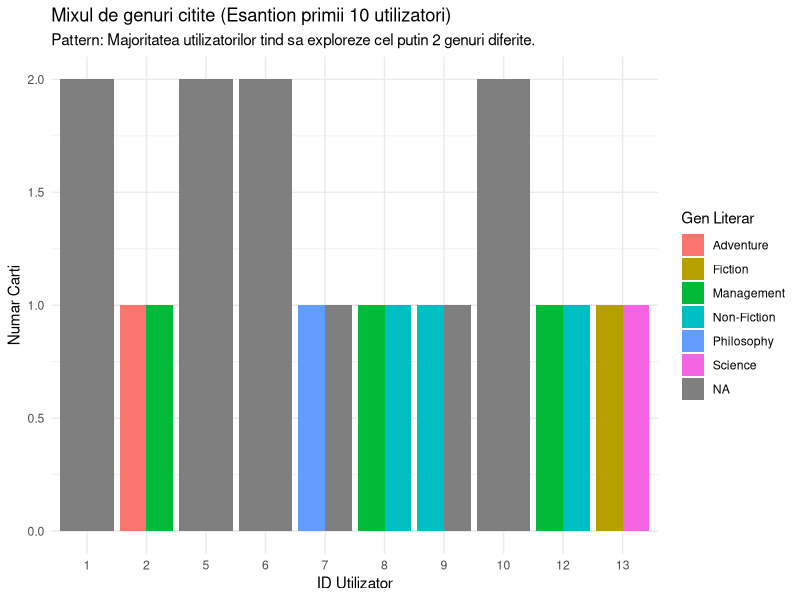
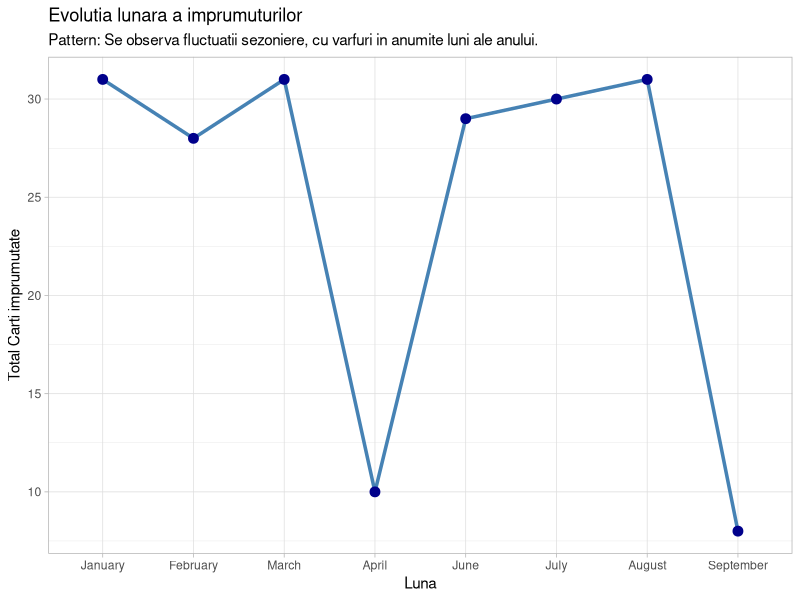
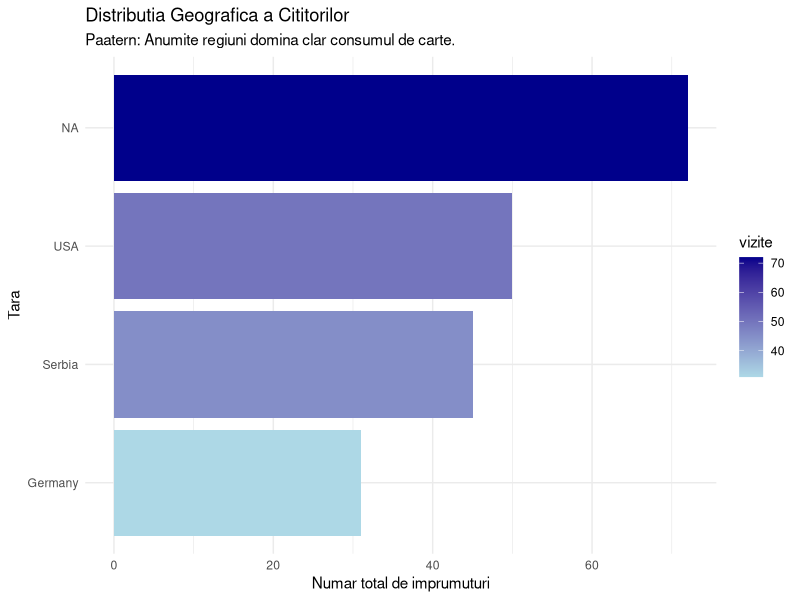
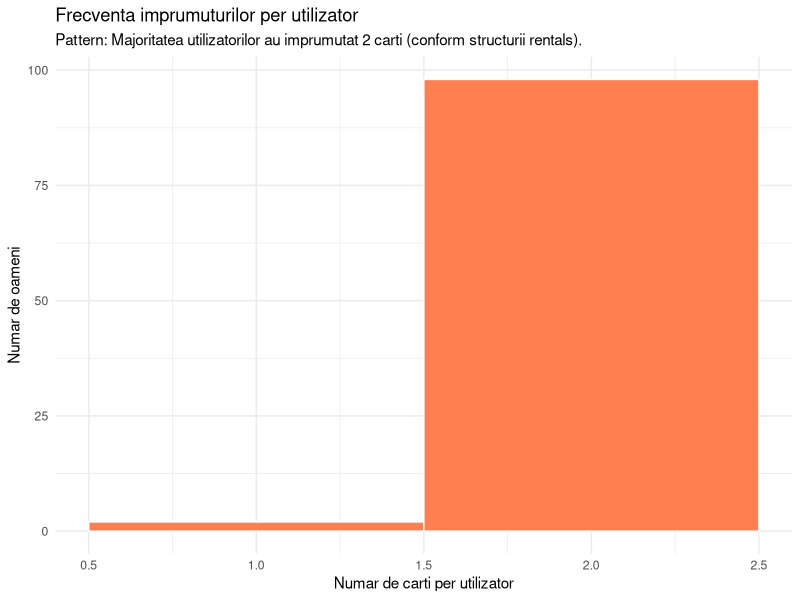
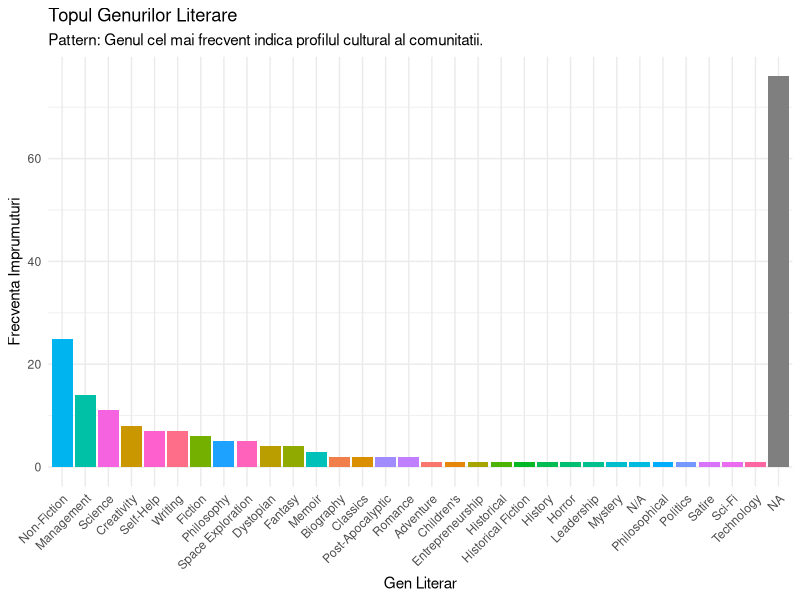
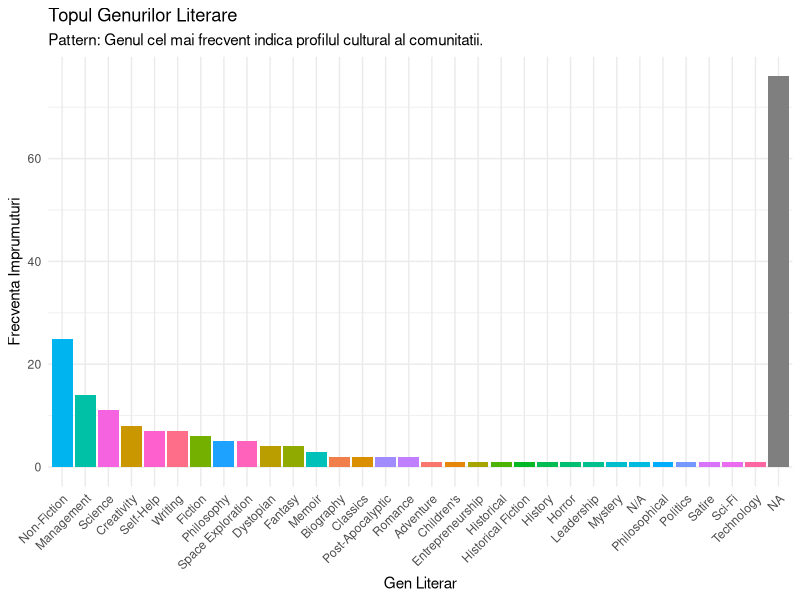

Write the R code that produced these figures, in order.
# Obiectiv: Transformarea datelor in mesaje vizuale de impact
# Date utilizate: 
# books_2.0.csv (informatii despre titluri, autori si genuri)
#   - users.csv (date demografice despre cititori si tara de origine)
#   - rentals.csv (istoricul imprumuturilor)
# Se urmareste identificarea trendurilor, preferintelor si a comportamentului utilizatorilor.
library(tidyverse)
library(lubridate)

# Setarea directorului
setwd("C:/Users/Georgi/Desktop/Teme/R for Data Science and Data Analytics/Mutascu_Georgiana_Task5")

# Incarcarea si explorarea datelor
books_df <- read_csv("books_2.0.csv")
glimpse(books_df)
summary(books_df)

users_df <- read_csv("users.csv")
glimpse(users_df)
summary(users_df)

rentals_df <- read_csv("rentals.csv")
glimpse(rentals_df)
summary(rentals_df)

# Pivotare si curatare (Deduplicarea)
# Pivotare pentru a aduce imprumuturile pe randuri separate si curatarea datei
rentals_tidy <- rentals_df %>%
  pivot_longer(cols = -user_id, names_to = c(".value", "set"),
               names_pattern = "(.*)_(.*)", values_drop_na = TRUE) %>%
  mutate(return_date = dmy(return_date))

# Deduplicare pentru a asigura integritatea datelor inainte de join
users_df_clean <- users_df %>% distinct(user_id, .keep_all = TRUE)
books_df_clean <- books_df %>%
  rename(book_id = id) %>%
  distinct(book_id, .keep_all = TRUE)

# Crearea setului de date complet
full_data <- rentals_tidy %>%
  left_join(users_df_clean, by = "user_id") %>%
  left_join(books_df_clean, by = "book_id")

# VIZUALIZARI

# GRAFIC 1: MIXUL DE GENURI PER UTILIZATOR
# Arata diversitatea lecturii pentru primii 10 utilizatori.
# Barplot "dodge" pentru a compara genurile in cadrul aceluiasi utilizator.
top_users_data <- full_data %>%
  filter(user_id %in% head(unique(user_id), 10))

ggplot(top_users_data, aes(x = as.factor(user_id), fill = genre)) +
  geom_bar(position = "dodge") +
  labs(title = "Mixul de genuri citite (Esantion primii 10 utilizatori)",
       subtitle = "Pattern: Majoritatea utilizatorilor tind sa exploreze cel putin 2 genuri diferite.",
       x = "ID Utilizator", y = "Numar Carti",
       fill = "Gen Literar") +
  theme_minimal()
# Acest grafic confirma diversitatea comunitatii prin prezenta a peste 30 de genuri diferite, 
# indicand interese variate, de la Non-Fiction la Management.

# GRAFIC 2: EVOLUTIA LUNARA A IMPRUMUTURILOR
# Arata fluxul de returnari pe parcursul lunilor.
# Exista varfuri de activitate care necesita planificarea resurselor.
# Am ales "geom_line" pentru a evidentia continuitatea si trendul temporal.
sezonalitate_plot <- full_data %>%
  mutate(luna = month(return_date, label = TRUE, abbr = FALSE)) %>%
  group_by(luna) %>%
  summarise(total = n(), .groups = "drop")

ggplot(sezonalitate_plot, aes(x = luna, y = total, group = 1)) +
  geom_line(color = "steelblue", linewidth = 1.2) +
  geom_point(color = "darkblue", size = 3) +
  labs(title = "Evolutia lunara a imprumuturilor",
       subtitle = "Pattern: Se observa fluctuatii sezoniere, cu varfuri in anumite luni ale anului.",
       x = "Luna", y = "Total Carti imprumutate") +
  theme_light()
# Acest grafic ajuta biblioteca sa planifice achizitiile inainte de perioadele aglomerate.
# Linia de trend arata o activitate constanta, confirmand o comunitate activa care interactioneaza cu biblioteca lunar, nu doar in perioade izolate.

# GRAFIC 3: DISTRIBUTIA GEOGRAFICA A CITITORILOR
# Arata topul tarilor dupa volumul de imprumuturi.
# Anumite regiuni (ex. Serbia) domina consumul de carte.
# Am ales "geom_col" cu "coord_flip" pentru lizibilitatea numelor tarilor.
top_tari_plot <- full_data %>%
  group_by(country) %>%
  summarise(vizite = n(), .groups = "drop") %>%
  arrange(desc(vizite))

ggplot(top_tari_plot, aes(x = reorder(country, vizite), y = vizite, fill = vizite)) +
  geom_col() +
  coord_flip() +  # Bare orizontale pentru a citi mai usor numele tarilor
  scale_fill_gradient(low = "lightblue", high = "darkblue") +
  labs(title = "Distributia Geografica a Cititorilor",
       subtitle = "Paatern: Anumite regiuni domina clar consumul de carte.",
       x = "Tara", y = "Numar total de imprumuturi") +
  theme_minimal()
# Concentrarea imprumuturilor in anumite regiuni (ex. Serbia) indica un pattern de consum geografic clar, util pentru campanii de marketing localizate.

# GRAFIC 4: FRECVENTA IMPRUMUTURILOR CITITORILOR
# Arata cate carti imprumuta in medie un utilizator activ.
# Majoritatea respecta limita de 2 carti din sistemul actual.
# Am ales "geom_histogram" pentru a vedea distributia volumului de cititori.
user_activity <- full_data %>%
  group_by(user_id) %>%
  summarise(carti_totale = n(), .groups = "drop")

ggplot(user_activity, aes(x = carti_totale)) +
  geom_histogram(binwidth = 1, fill = "coral", color = "white") +
  labs(title = "Frecventa imprumuturilor per utilizator",
       subtitle = "Pattern: Majoritatea utilizatorilor au imprumutat 2 carti (conform structurii rentals).",
       x = "Numar de carti per utilizator", y = "Numar de oameni") +
  theme_minimal()
# Pattern-ul arata ca utilizatorii maximizeaza resursele disponibile, majoritatea atingand limita superioara de 2 imprumuturi inregistrate.

# GRAFIC 5: TOPUL GENURILOR LITERARE
# Arata preferintele culturale ale intregii comunitati.
# Identificarea genurilor "best-seller" pentru viitoare achizitii.
# Am ales "geom_bar" ordonat descrescator pentru impact vizual imediat.
ggplot(full_data, aes(x = fct_infreq(genre), fill = genre)) +
  geom_bar() +
  labs(title = "Topul Genurilor Literare",
       subtitle = "Pattern: Genul cel mai frecvent indica profilul cultural al comunitatii.",
       x = "Gen Literar", y = "Frecventa Imprumuturi") +
  theme_minimal() +
  theme(axis.text.x = element_text(angle = 45, hjust = 1)) +
  guides(fill = "none") # Scoatem legenda pentru ca numele genurilor sunt deja pe axa X
# Diversitatea este demonstrata de dispersia imprumuturilor pe un spectru larg de genuri (Non-Fiction, Management, Sci-Fi etc.), indicand o comunitate cu interese intelectuale variate.

# CONCLUZII
# Analiza vizuala confirma o comunitate activa si diversa.
# Graficele ofera perspective clare asupra perioadelor de varf si a
# preferintelor geografice, servind drept baza predictiva pentru
# optimizarea stocurilor bibliotecii.


ggsave("Mutascu_Georgiana_Top_Genuri.png", width = 10, height = 6, dpi = 300)

       
       
  
  
  
       
       
       
